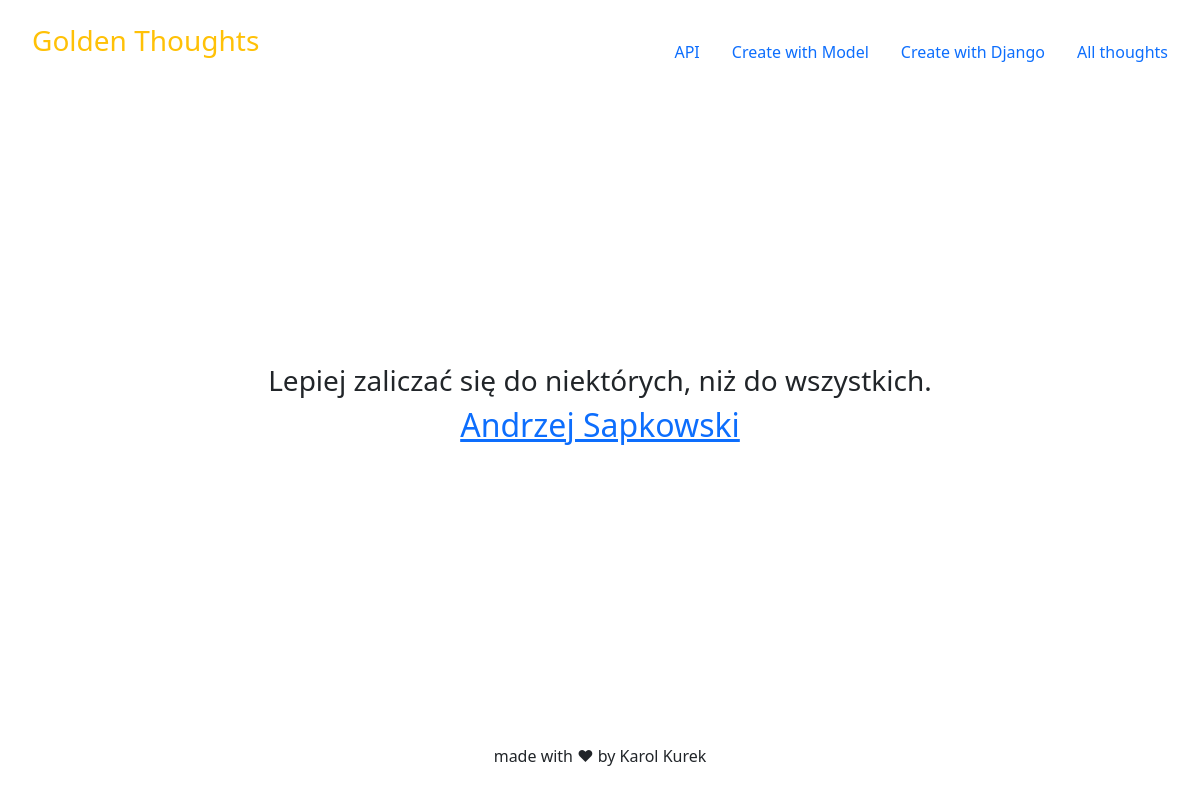
/thought/1, run on the app's committed database.
### randomthought/models.py (models this page shows)
class RandomThought(models.Model):
    thought = models.CharField(max_length=128)
    author = models.CharField(max_length=64)
    added = models.DateTimeField(auto_now_add=True)
    modified = models.DateTimeField(auto_now=True)
    def get_author_url(self, *args, **kwargs):
        link = URL + str(self.author)
        return link

### randomthought/views.py (the view)
# urls.py: path('<int:pk>', views.detail_thought, name='detail-thought-view'),
def detail_thought(request, pk):
    thought = get_object_or_404(RandomThought, pk=pk)
    return render(
        request,
        'randomthought/detail_thought.html',
        context={
            'thought': thought
        }
    )

### randomthought/templates/randomthought/detail_thought.html (shortened to what this page needs)
{% extends 'randomthought/layout.html' %}
{% block content %}
{% if thought %}
  <main class="px-3">
    <h3>{{ thought.thought }}</h3>
    <h2><a href="{{ thought.get_author_url }}">{{ thought.author }}</a></h2>
  </main>
{% endif %}
{% endblock content %}

### data on the page
RandomThought: thought "Lepiej zaliczać się do niektórych, niż do wszystkich.", author "Andrzej Sapkowski"
